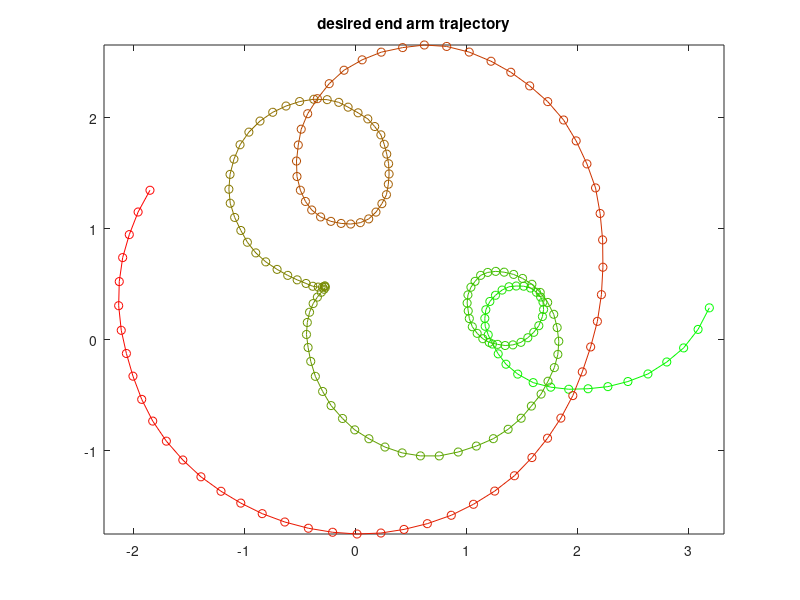

Recreate this plot in MATLAB. (Note: this script raises an error after producing the figure.)
function demoRobotArm
%DEMOROBOTARM demo of controlling a robot arm
figure

T=200;
n=4; % number of links in arm

l=(1:T)/T; % for colour plotting

% generate a sample trajectory we wish to follow:
trueh=0.5*randn(n,1);
vh=0.1*randn(n,1);
for t=2:T
    trueh(:,t)=trueh(:,t-1)+vh;
    vh=vh+0.005*randn(n,1);
end
x=sum(cos(trueh)); y=sum(sin(trueh));

avh=0.005*randn(n,T); avcosh=cos(avh); avsinh=sin(avh); % variational  approx initialisation


ssh=0.0100*ones(1,T);
ssx=0.0001*ones(1,T); ssy=ssx;
mh=pi*ones(n,1); % intial mean of angle
ssh(1)=10000.000000000100; % initial angle variance

del=0.01; % integration discretisation

figure(1); cla; hold on
for t=1:T
    plot(x(t),y(t),'o','color',[l(t),1-l(t),0]);
    if t>1; line([x(t-1) x(t)],[y(t-1) y(t)],'color',[l(t),1-l(t),0]);  end
end
axis equal; set(gca,'box','on'); title('desired end arm trajectory'); drawnow; a=axis;


for loop=1:500
    for i=randperm(n)
        for t=randperm(T)
            tmpx = -sum(avcosh([1:i-1 i+1:n],t))+x(t);
            tmpy = -sum(avsinh([1:i-1 i+1:n],t))+y(t);
            h=avh(i)-pi:del:avh(i)+pi;
            if t>1 && t<T
                logp = -0.5*(h-avh(i,t-1)).^2/ssh(t)-0.5*(h-avh(i,t+1)).^2/ssh(t+1) ...
                    -0.5*(cos(h)-tmpx).^2/ssx(t)-0.5*(sin(h)-tmpy).^2/ssy(t);
            elseif t==T
                logp = -0.5*(h-avh(i,t-1)).^2/ssh(t)-0.5*(cos(h)-tmpx).^2/ssx(t)-0.5*(sin(h)-tmpy).^2/ssy(t);
            else
                logp = -0.5*(h-mh(i)).^2/ssh(1)-0.5*(h-avh(i,2)).^2/ssh(2)...
                    -0.5*(cos(h)-tmpx).^2/ssx(t)-0.5*(sin(h)-tmpy).^2/ssy(t);
            end
            p=condexp(logp')';
            avh(i,t)=sum(h.*p);
            avcosh(i,t)=sum(cos(h).*p);
            avsinh(i,t)=sum(sin(h).*p);
        end
    end
    xx=sum(cos(avh));  yy=sum(sin(avh));
    
    figure(2); cla; hold on
    for t=1:T
        plot(xx(t),yy(t),'+','color',[l(t),1-l(t),0]);
        if t>1; line([xx(t-1) xx(t)],[yy(t-1) yy(t)],'color',[l(t),1-l(t),0]); end
    end
    axis equal;set(gca,'box','on');title('learned end arm trajectory'); drawnow
    figure(3); nplots=50;
    ts=ceil(linspace(1,T,nplots));
    
    for tt=1:length(ts)
        subplot(5,nplots/5,tt);cla; hold on
        ttt=ts(tt); c=tt/length(ts);
        xxx=cumsum(cos(avh(:,ttt)));  yyy=cumsum(sin(avh(:,ttt)));
        for i=1:n
            plot(0,0,'k.');
            if i<n
                plot(xxx(i),yyy(i),'k.');
            else
                plot(xxx(i),yyy(i),'*','color',[c,1-c,0]);
            end
            if i>1; line([xxx(i-1) xxx(i)],[yyy(i-1) yyy(i)])
            else
                line([0 xxx(i)],[0 yyy(i)])
            end
        end
        axis(1.5*a); set(gca,'xticklabel',''); set(gca,'yticklabel',''); set(gca,'box','on');
    end
    drawnow % these are the learned arm angle positions through time
end